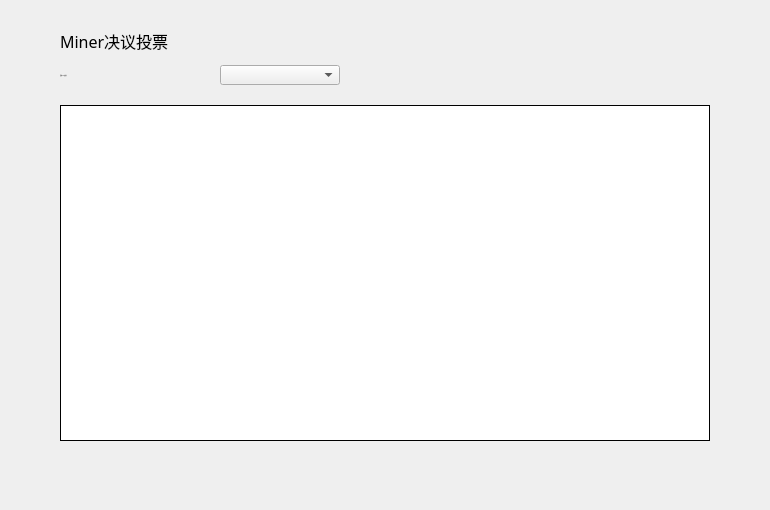
<?xml version="1.0" encoding="UTF-8"?>
<ui version="4.0">
 <class>CitizenPolicyPage</class>
 <widget class="QWidget" name="CitizenPolicyPage">
  <property name="geometry">
   <rect>
    <x>0</x>
    <y>0</y>
    <width>770</width>
    <height>510</height>
   </rect>
  </property>
  <property name="windowTitle">
   <string>Form</string>
  </property>
  <widget class="QLabel" name="label">
   <property name="geometry">
    <rect>
     <x>60</x>
     <y>65</y>
     <width>160</width>
     <height>20</height>
    </rect>
   </property>
   <property name="font">
    <font>
     <family>微软雅黑</family>
     <pointsize>-1</pointsize>
     <weight>50</weight>
     <italic>false</italic>
     <bold>false</bold>
    </font>
   </property>
   <property name="styleSheet">
    <string notr="true">QLabel{color: rgb(80,80,80);
font: 11px &quot;微软雅黑&quot;;}</string>
   </property>
   <property name="text">
    <string>当前Miner账号</string>
   </property>
   <property name="alignment">
    <set>Qt::AlignLeading|Qt::AlignLeft|Qt::AlignVCenter</set>
   </property>
  </widget>
  <widget class="QLabel" name="title_label">
   <property name="geometry">
    <rect>
     <x>60</x>
     <y>28</y>
     <width>200</width>
     <height>26</height>
    </rect>
   </property>
   <property name="font">
    <font>
     <family>微软雅黑</family>
     <pointsize>12</pointsize>
     <weight>50</weight>
     <italic>false</italic>
     <bold>false</bold>
    </font>
   </property>
   <property name="styleSheet">
    <string notr="true"/>
   </property>
   <property name="text">
    <string>Miner决议投票</string>
   </property>
  </widget>
  <widget class="QComboBox" name="accountComboBox">
   <property name="geometry">
    <rect>
     <x>220</x>
     <y>65</y>
     <width>120</width>
     <height>20</height>
    </rect>
   </property>
   <property name="font">
    <font>
     <family>微软雅黑</family>
     <weight>50</weight>
     <bold>false</bold>
    </font>
   </property>
   <property name="focusPolicy">
    <enum>Qt::NoFocus</enum>
   </property>
   <property name="styleSheet">
    <string notr="true"/>
   </property>
  </widget>
  <widget class="QTableWidget" name="resolutionTableWidget">
   <property name="geometry">
    <rect>
     <x>60</x>
     <y>105</y>
     <width>650</width>
     <height>336</height>
    </rect>
   </property>
   <property name="cursor" stdset="0">
    <cursorShape>ArrowCursor</cursorShape>
   </property>
   <property name="layoutDirection">
    <enum>Qt::LeftToRight</enum>
   </property>
   <property name="styleSheet">
    <string notr="true"/>
   </property>
   <property name="frameShape">
    <enum>QFrame::Box</enum>
   </property>
   <property name="frameShadow">
    <enum>QFrame::Plain</enum>
   </property>
   <property name="verticalScrollBarPolicy">
    <enum>Qt::ScrollBarAsNeeded</enum>
   </property>
   <property name="horizontalScrollBarPolicy">
    <enum>Qt::ScrollBarAlwaysOff</enum>
   </property>
   <property name="autoScroll">
    <bool>true</bool>
   </property>
   <property name="editTriggers">
    <set>QAbstractItemView::NoEditTriggers</set>
   </property>
   <property name="selectionMode">
    <enum>QAbstractItemView::NoSelection</enum>
   </property>
   <property name="iconSize">
    <size>
     <width>19</width>
     <height>12</height>
    </size>
   </property>
   <property name="showGrid">
    <bool>true</bool>
   </property>
   <property name="gridStyle">
    <enum>Qt::SolidLine</enum>
   </property>
   <attribute name="horizontalHeaderVisible">
    <bool>false</bool>
   </attribute>
   <attribute name="horizontalHeaderCascadingSectionResizes">
    <bool>false</bool>
   </attribute>
   <attribute name="horizontalHeaderHighlightSections">
    <bool>false</bool>
   </attribute>
   <attribute name="verticalHeaderVisible">
    <bool>false</bool>
   </attribute>
   <attribute name="verticalHeaderHighlightSections">
    <bool>false</bool>
   </attribute>
   <column>
    <property name="text">
     <string>失效时间</string>
    </property>
    <property name="font">
     <font>
      <family>微软雅黑</family>
     </font>
    </property>
    <property name="textAlignment">
     <set>AlignCenter</set>
    </property>
   </column>
   <column>
    <property name="text">
     <string>议题</string>
    </property>
    <property name="font">
     <font>
      <family>微软雅黑</family>
     </font>
    </property>
    <property name="textAlignment">
     <set>AlignCenter</set>
    </property>
   </column>
   <column>
    <property name="text">
     <string>投票</string>
    </property>
    <property name="font">
     <font>
      <family>微软雅黑</family>
     </font>
    </property>
    <property name="textAlignment">
     <set>AlignCenter</set>
    </property>
   </column>
   <column>
    <property name="text">
     <string>投票状态</string>
    </property>
    <property name="font">
     <font>
      <family>微软雅黑</family>
     </font>
    </property>
    <property name="textAlignment">
     <set>AlignCenter</set>
    </property>
   </column>
   <column>
    <property name="text">
     <string>我的投票</string>
    </property>
    <property name="font">
     <font>
      <family>微软雅黑</family>
     </font>
    </property>
    <property name="textAlignment">
     <set>AlignCenter</set>
    </property>
   </column>
   <column>
    <property name="text">
     <string/>
    </property>
   </column>
  </widget>
 </widget>
 <resources/>
 <connections/>
</ui>
